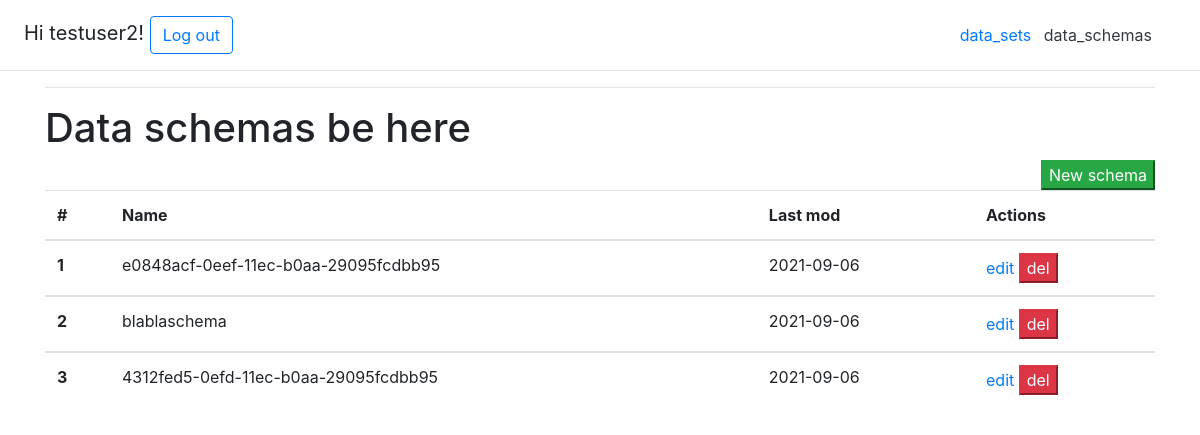
Before: /data_schemas/ (signed in) with the older database file.
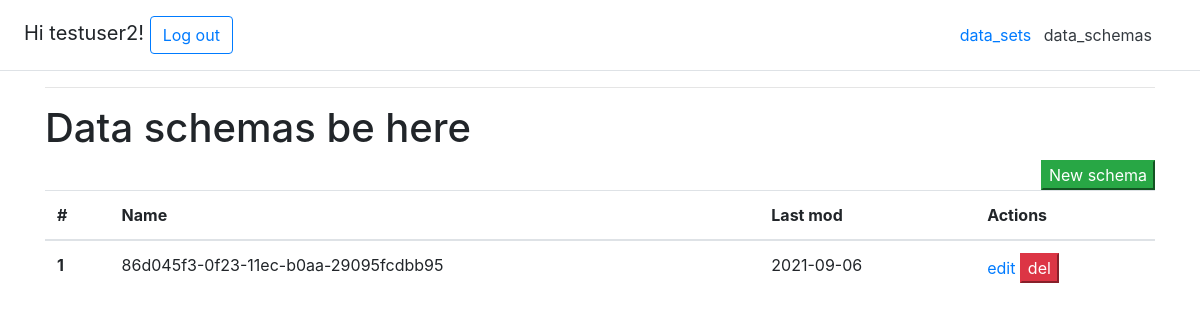
After: the same page with the newer database file.
### main/models.py (models this page shows, shortened)
class Schema(models.Model):
    last_mod = models.DateTimeField(auto_now=True)
    user = models.ForeignKey(User, on_delete=models.CASCADE)
    column_cep = models.CharField(max_length=20, choices=(
        (',', ','),
        (';', ';')), default='Comma(,)')
    string_character = models.CharField(max_length=20, choices=(
        (r'"', r'"'),
        (r"'", r"'")), default=r'"')
    name_schema = models.CharField(max_length=200, unique=True, default=uuid.uuid1)
    column_field1 = models.CharField(max_length=20, choices=COLUMN_FIELD_CHOICES)

### main/views.py (the view, shortened to what this page needs)
# urls.py: path("data_schemas/", views.data_schemas, name="data_schemas"),
def data_schemas(request):
    if request.method == 'GET':
        sl = Schema.objects.filter(user=request.user)
        return render(request, 'fake_csv_app/data_schemas.html', {'sl': sl})

### main/templates/fake_csv_app/data_schemas.html (shortened to what this page needs)
{% extends 'fake_csv_app/base.html'%}
{% block content %}
<h1> Data schemas be here </h1>
<form method="POST" id="table">
  <div class=".flex-sm-row-reverse">
    <button type="submit" name="new" value="new" class="btn-success float-right">New schema</button>
    </div>
    <table class='table table-hover'>
      <thead>
    <tr>
      <th scope="col">#</th>
      <th scope="col">Name</th>
      <th scope="col">Last mod</th>
      <th scope="col">Actions</th>
    </tr>
  </thead>
    {% for schema in sl %}
  <tbody>
    <tr>
      <th scope="row">{{ forloop.counter }}</th>
      <td>{{schema.name_schema}}</td>
      <td>{{schema.last_mod |date:'Y-m-d '}}</td>
      <td>
        <a href="edit_schema" id="edit-{{ schema.id}}">edit</a>
       <button type="submit" name="delete" value="del-{{ schema.id }}" class="btn-danger" >del</button>
      </td>
    </tr>
    {% endfor %}
    </table>
</form>
{% endblock %}

Changed rows visible on the page:
removed Schema: name_schema "e0848acf-0eef-11ec-b0aa-29095fcdbb95", last_mod "2021-09-06"
removed Schema: name_schema "blablaschema", last_mod "2021-09-06"
removed Schema: name_schema "4312fed5-0efd-11ec-b0aa-29095fcdbb95", last_mod "2021-09-06"
now on this page (row edited): Schema: name_schema "86d045f3-0f23-11ec-b0aa-29095fcdbb95", last_mod "2021-09-06"
